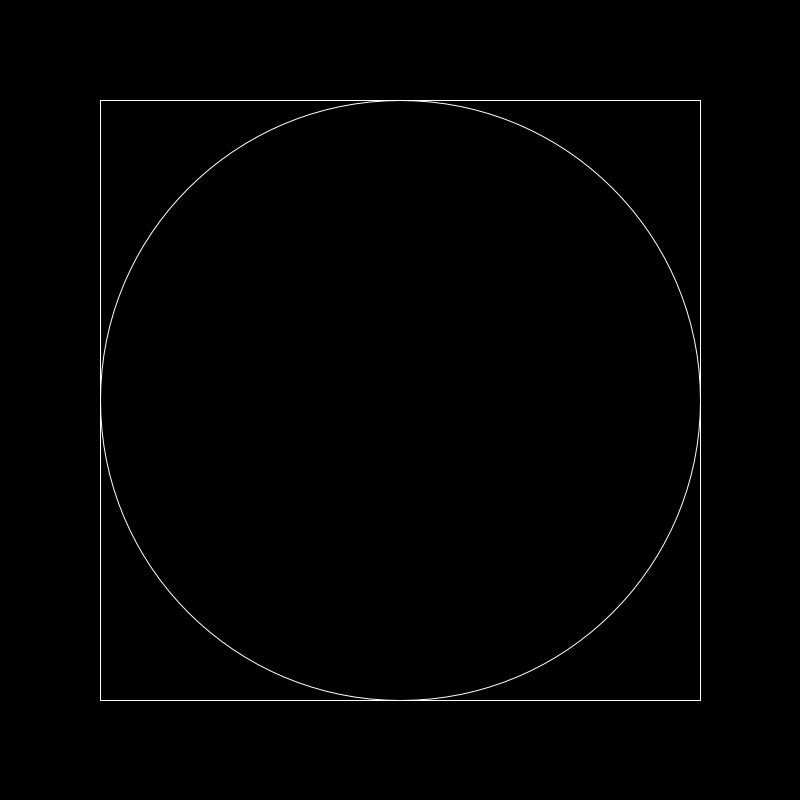
Frame 1 (no input)
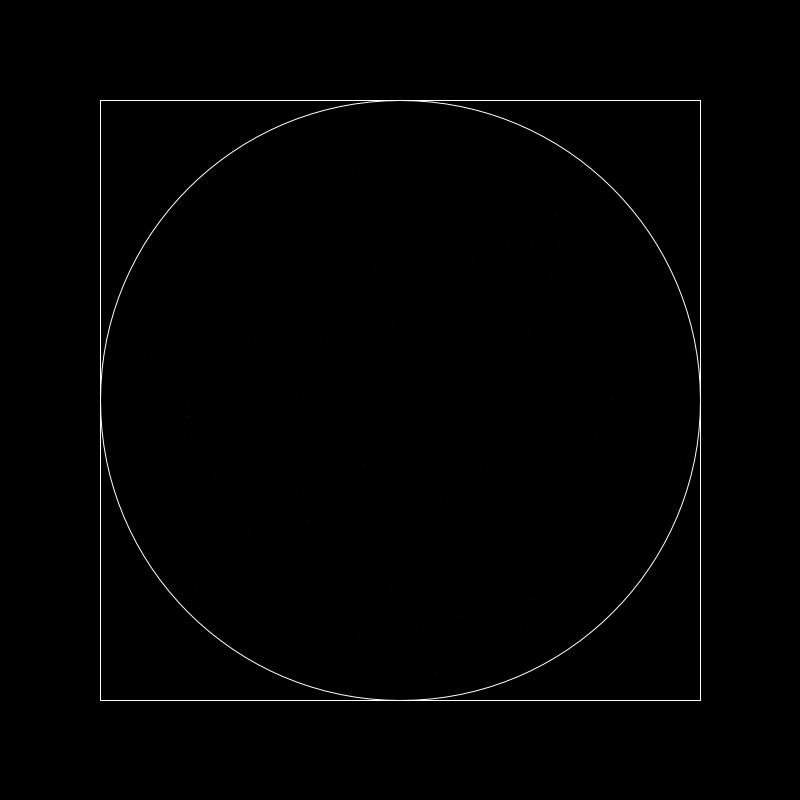
Frame 60 (the mouse pressed at the canvas centre just before this capture)
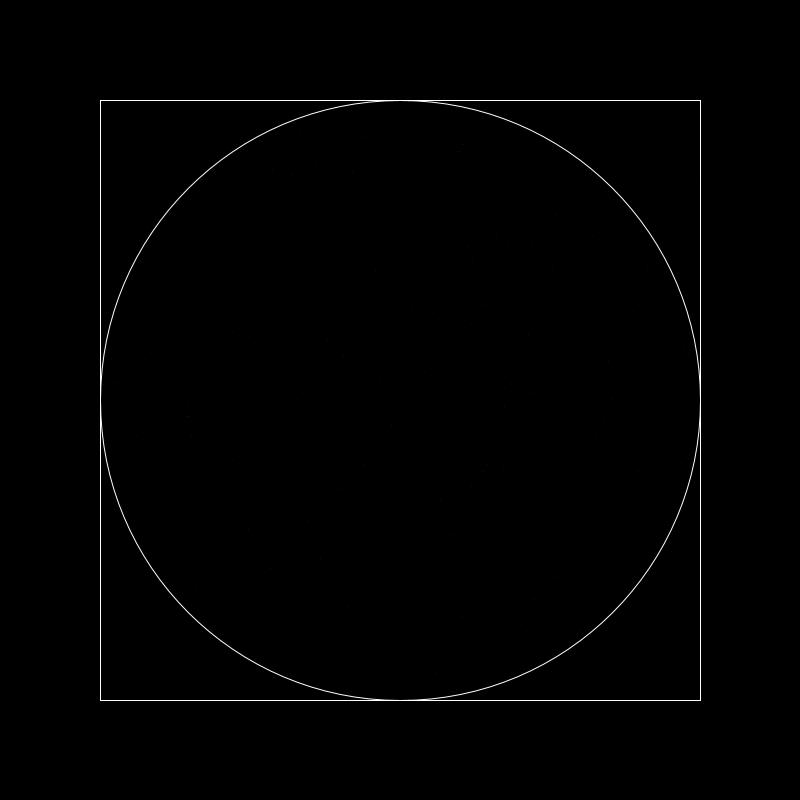
Frame 120 (the mouse held since frame 60 and released just before this capture)

The Processing sketch that drew these frames (run headless with seeded random() and noise(); from frame 60 on, the mouse is pressed at the canvas centre):

// Processing sketch: pie_approx
// ── pie_approx.pde
float x, y, d, circount, rectcount, pie, i, diff=1;
void setup(){
  background(0);
  noFill();
  size(800, 800);
  stroke(255);
  translate(width/2, height/2);
  ellipse(0, 0, 600, 600);
  rectMode(CENTER);
  rect(0, 0, 600, 600);
  strokeWeight(0.01);  
}


void draw(){
  translate(width/2, height/2);
  for(i=0;i<100000;i++){
    rectcount++;
    x = random(-300, 300);
    y = random(-300, 300);
    d = dist(0, 0, x, y);
   if(d<300){circount++;stroke(0, 255, 0);}
   else stroke(0, 0, 255);
   if(random(0, 1)<0.1)point(x, y); 
   pie = 4 * (circount / rectcount); 
  } 
  if(abs(pie-PI)<0.001){ println(pie);}
}
